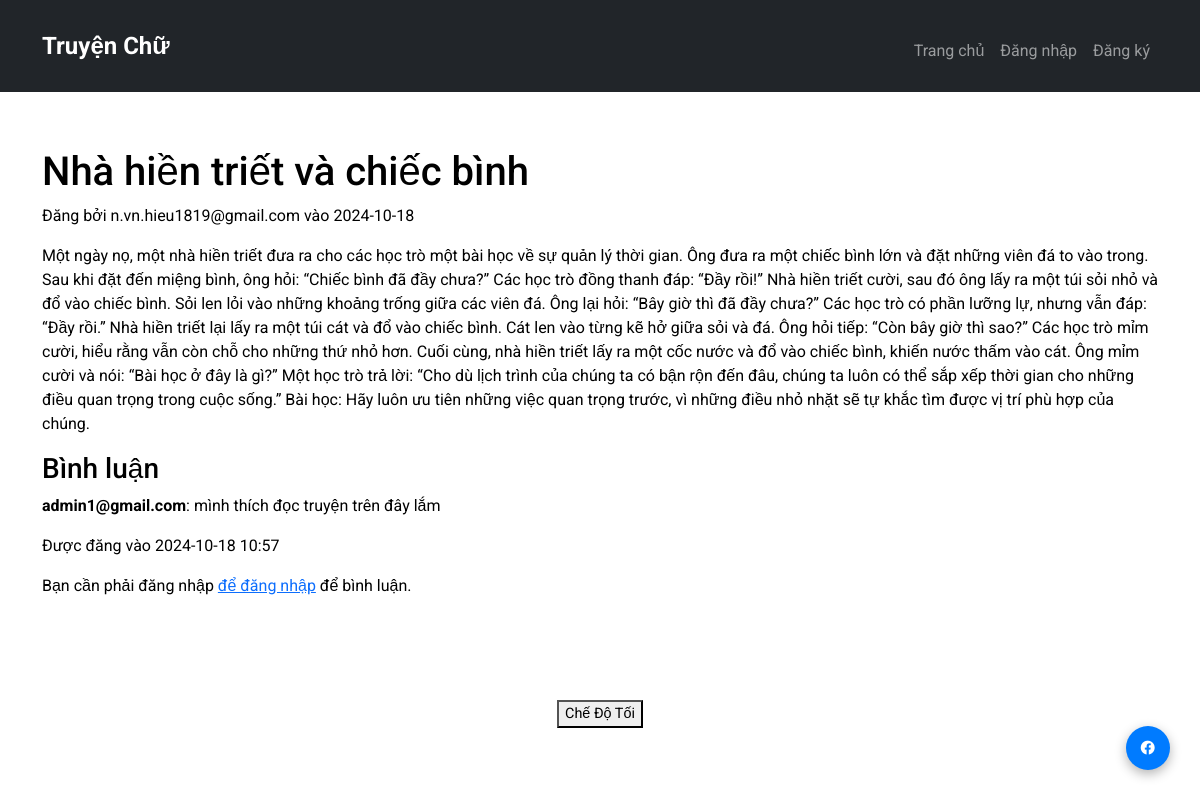
The page /story/2 on the database its author committed.
### app/models.py (models this page shows, shortened)
class Story(db.Model):
    __tablename__ = 'story'
    story_id = db.Column(db.Integer, primary_key=True)
    title = db.Column(db.String(200), nullable=False)
    content = db.Column(db.Text, nullable=False)
    user_id = db.Column(db.Integer, db.ForeignKey('user.user_id'), nullable=False)
    date_posted = db.Column(db.DateTime, default=datetime.utcnow)
    author = db.relationship('User', back_populates='stories')  # Sử dụng 'author' thay cho 'user'
    comments = db.relationship('Comment', back_populates='story', cascade='all, delete-orphan')

class User(db.Model):
    __tablename__ = 'user'  # Đặt tên bảng rõ ràng
    user_id = db.Column(db.Integer, primary_key=True)
    email = db.Column(db.String(100), nullable=False, unique=True)
    password_hash = db.Column(db.String(128), nullable=False)  # Mã hóa mật khẩu
    is_active = db.Column(db.Boolean, default=True)  # Trạng thái tài khoản
    stories = db.relationship('Story', back_populates='author', cascade='all, delete-orphan')
    comments = db.relationship('Comment', back_populates='author', cascade='all, delete-orphan')

class Comment(db.Model):
    __tablename__ = 'comment'  # Đặt tên bảng rõ ràng
    comment_id = db.Column(db.Integer, primary_key=True)
    content = db.Column(db.Text, nullable=False)
    story_id = db.Column(db.Integer, db.ForeignKey('story.story_id'), nullable=False)
    user_id = db.Column(db.Integer, db.ForeignKey('user.user_id'), nullable=False)
    date_posted = db.Column(db.DateTime, default=datetime.utcnow)
    story = db.relationship('Story', back_populates='comments')
    author = db.relationship('User', back_populates='comments')

### app/routes.py (the view)
@main.route("/story/<int:story_id>")
def story_detail(story_id):
    story = Story.query.get_or_404(story_id)
    comments = Comment.query.filter_by(story_id=story_id).all()
    return render_template("story_detail.html", story=story, comments=comments)

### app/templates/story_detail.html (shortened to what this page needs)
{% extends "base.html" %}
{% block content %}
<h1>{{ story.title }}</h1>
<p>Đăng bởi {{ story.author.email }} vào {{ story.date_posted.strftime('%Y-%m-%d') }}</p>
<p>{{ story.content }}</p>
<h3>Bình luận</h3>
{% for comment in comments %}
    <div class="comment">
        <p><strong>{{ comment.author.email }}</strong>: {{ comment.content }}</p>
        <p>Được đăng vào {{ comment.date_posted.strftime('%Y-%m-%d %H:%M') }}</p>
    </div>
{% else %}
    <p>Không có bình luận.</p>
{% endfor %}
{% if 'user' in session %}
<h4>Thêm bình luận:</h4>
<form method="POST" action="{{ url_for('main.add_comment', story_id=story.story_id) }}">
    <textarea name="content" required></textarea>
    <button type="submit">Đăng</button>
</form>
{% else %}
<p>Bạn cần phải đăng nhập <a href="{{ url_for('main.login') }}">để đăng nhập</a> để bình luận.</p>
{% endif %}
{% endblock %}

### app/static/style.css (style rules this page uses)
body { font-family: 'Roboto', sans-serif; background-color: #f8f9fa; }
body { background-color: #ffffff; color: #000000; }

### rows shown on the page
Story: title "Nhà hiền triết và chiếc bình", date_posted "2024-10-18", content "Một ngày nọ, một nhà hiền triết đưa ra cho các học trò một bài học về sự quản lý thời gian. Ông đưa ra một chiếc bình lớn và đặt những viên đá to vào trong. Sau khi đặt đến miệng bình, ông hỏi: “Chiếc bình đã đầy chưa?” Các học trò đồng thanh đáp: “Đầy rồi!” Nhà hiền triết cười, sau đó ông lấy ra một túi sỏi nhỏ và đổ vào chiếc bình. Sỏi len lỏi vào những khoảng trống giữa các viên đá. Ông lại hỏi: “Bây giờ thì đã đầy chưa?” Các học trò có phần lưỡng lự, nhưng vẫn đáp: “Đầy rồi.” Nhà hiền triết lại lấy ra một túi cát và đổ vào chiếc bình. Cát len vào từng kẽ hở giữa sỏi và đá. Ông hỏi tiếp: “Còn bây giờ thì sao?” Các học trò mỉm cười, hiểu rằng vẫn còn chỗ cho những thứ nhỏ hơn. Cuối cùng,…"
User: author.email "n.vn.hieu1819@gmail.com"
Comment: author.email "admin1@gmail.com", content "mình thích đọc truyện trên đây lắm", date_posted "2024-10-18 10:57"
